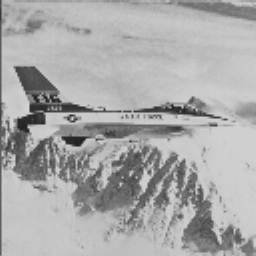
%> input picture lab3/jet.bmp, 256 x 256 px
$ octave operacyjneLUT.m   (GNU Octave 9; MATLAB toolbox functions it lacks are replaced by stand-ins)
%> lines starting %> are read from the running program, lines starting %| are printed output that depends on the picture
### lab3/LUT.m
function LUT(obraz, przekodowanie )
    % Detailed explanation goes here
    newObraz = intlut(obraz, przekodowanie);

    %show results
    subplot(1,3,1);
    plot (przekodowanie);
    title('function');

    subplot(1,3,2);
    imshow(obraz);
    title('original');

    subplot(1,3,3);
    imshow(newObraz);
    title('image after changing');

end

### lab3/operacyjneLUT.m
%% initation
clearvars;
close all;
clc;

%% read file
load funkcjeLUT;
I = imread('jet.bmp');
%> I is the input picture: size 256x256 uint8; min 32, max 213, mean 169.3

%% processing
figure(1);
LUT(I,kwadratowa);
title('kwadratowa');
figure(2);
LUT(I,log);
title('log');
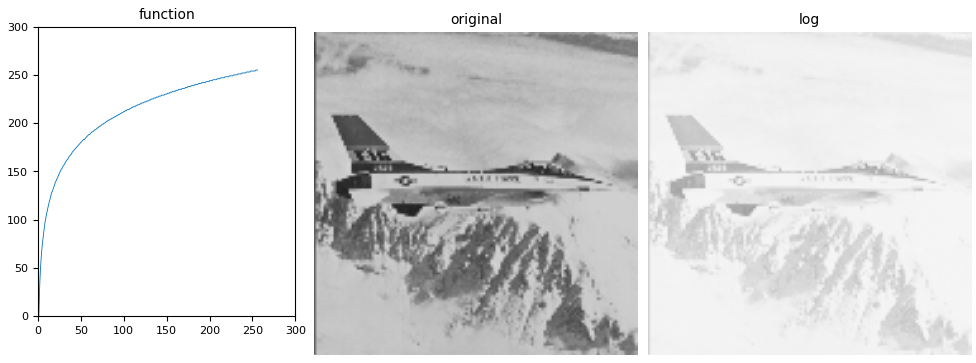
%> figure redrawn from the program's plot data, 3 panels
figure(3);
LUT(I, odwlog);
title('odwlog');
figure(4);
LUT(I, odwrotna);
title('odwrotna');
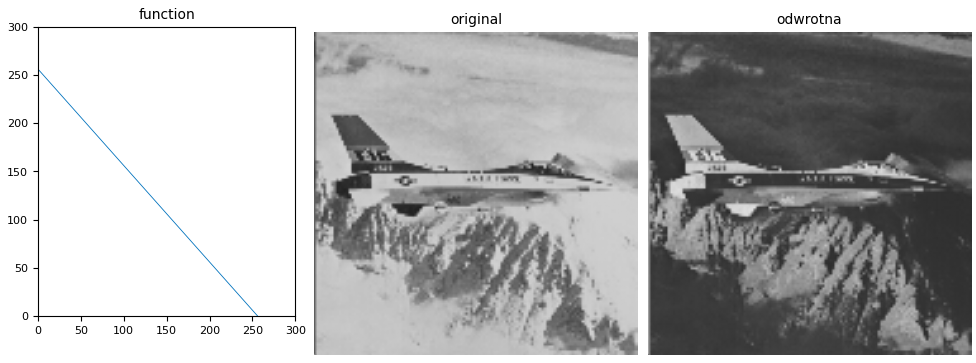
%> figure redrawn from the program's plot data, 3 panels
figure(5);
LUT(I, pierwiastkowa);
title('pierwiastkowa');
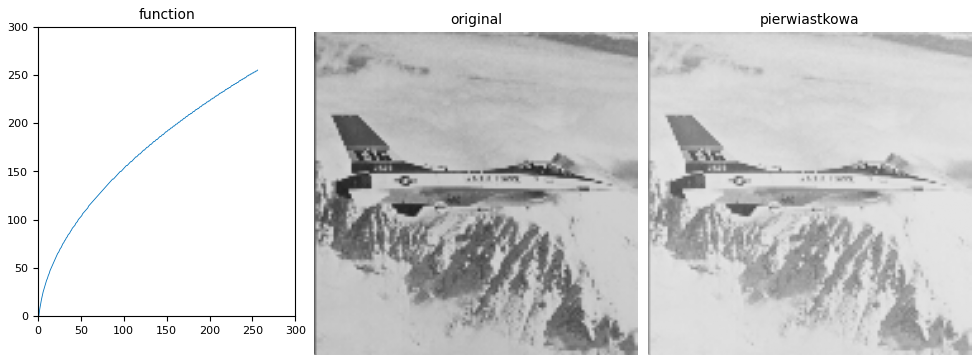
%> figure redrawn from the program's plot data, 3 panels
figure(6);
LUT(I, pila);
%> in LUT (call 6), `newObraz = intlut(obraz, przekodowanie);`:
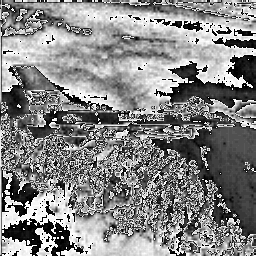
%> newObraz: size 256x256 uint8; min 0, max 255, mean 133.6
title('pila');
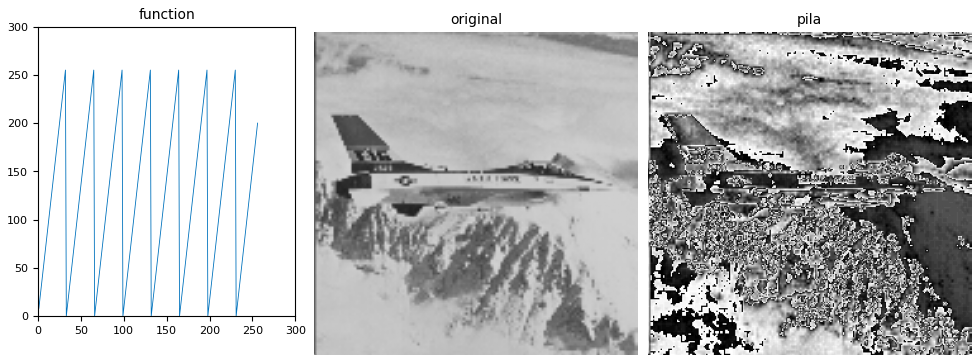
%> figure redrawn from the program's plot data, 3 panels
figure(7);
LUT(I, wykladnicza);
%> in LUT (call 7), `newObraz = intlut(obraz, przekodowanie);`:
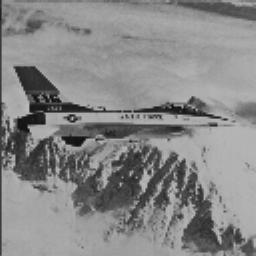
%> newObraz: size 256x256 uint8; min 17, max 188, mean 135.6
title('wykladnicza');
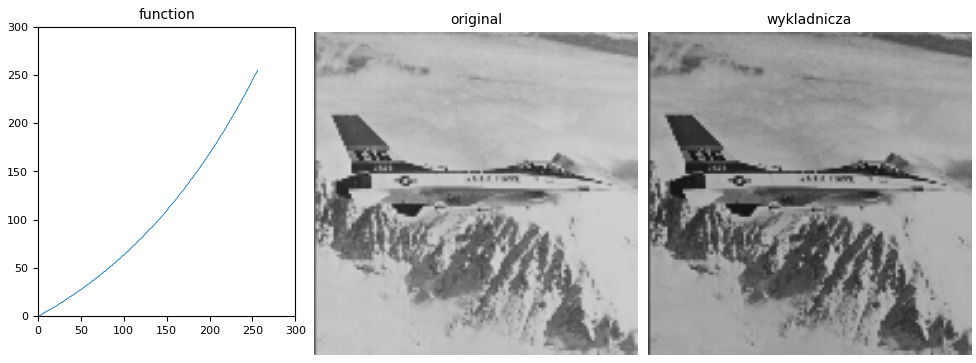
%> figure redrawn from the program's plot data, 3 panels


%% show result
